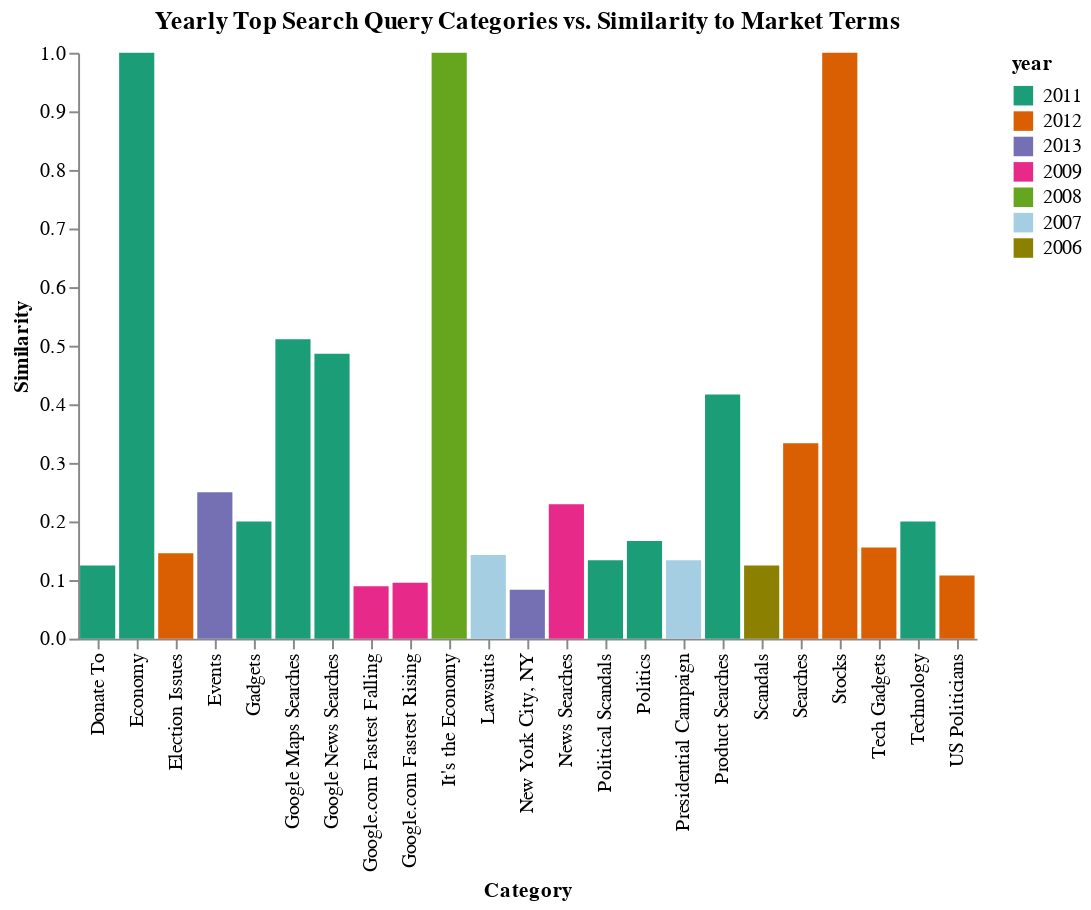

Write notebook code for a chart like this one.
### Code cell
import altair as alt
import pandas as pd

# Sample data (replace with your actual DataFrame)
# Make sure 'grouped_google' contains the necessary columns: 'category', 'similarity', 'year'

color_palette = ['#1b9e77', '#d95f02', '#7570b3', '#e7298a', '#66a61e', '#a6cee3', '#8B8000']
years_extracted = grouped_google['year'].unique().tolist()

# Altair chart with values on the bars
chart = alt.Chart(grouped_google).mark_bar().encode(
    alt.X('category:N', title='Category'),
    alt.Y('similarity:Q', title='Similarity'),
    alt.Color('year:N', scale=alt.Scale(domain=years_extracted, range=color_palette)),
    alt.Text('similarity:Q', format='.2f')
).properties(
    title="Annual Trends in Search Query Categories and Their Similarity to Market Terms"
).configure_view(
    stroke=None 
).configure_axis(
    grid=False 
).configure_mark(
    opacity=1  
)

chart

### Figure 1 — Vega specification as saved in the notebook (floating-point values rounded to 4 significant figures)
{"$schema": "https://vega.github.io/schema/vega/v5.json", "data": [{"name": "source_0", "values": [{"category": "Donate To", "similarity_end": 0.125, "similarity_start": 0.0, "year": 2011}, {"category": "Economy", "similarity_end": 1.0, "similarity_start": 0.0, "year": 2011}, {"category": "Election Issues", "similarity_end": 0.1458, "similarity_start": 0.0, "year": 2012}, {"category": "Events", "similarity_end": 0.25, "similarity_start": 0.0, "year": 2013}, {"category": "Gadgets", "similarity_end": 0.2, "similarity_start": 0.0, "year": 2011}, {"category": "Google Maps Searches", "similarity_end": 0.5111, "similarity_start": 0.0, "year": 2011}, {"category": "Google News Searches", "similarity_end": 0.4861, "similarity_start": 0.0, "year": 2011}, {"category": "Google.com Fastest Falling", "similarity_end": 0.08929, "similarity_start": 0.0, "year": 2009}, {"category": "Google.com Fastest Rising", "similarity_end": 0.09524, "similarity_start": 0.0, "year": 2009}, {"category": "It's the Economy", "similarity_end": 1.0, "similarity_start": 0.0, "year": 2008}, {"category": "Lawsuits", "similarity_end": 0.1429, "similarity_start": 0.0, "year": 2007}, {"category": "New York City, NY", "similarity_end": 0.08344, "similarity_start": 0.0, "year": 2013}, {"category": "News Searches", "similarity_end": 0.2292, "similarity_start": 0.0, "year": 2009}, {"category": "Political Scandals", "similarity_end": 0.1339, "similarity_start": 0.0, "year": 2011}, {"category": "Politics", "similarity_end": 0.1667, "similarity_start": 0.0, "year": 2011}, {"category": "Presidential Campaign", "similarity_end": 0.1339, "similarity_start": 0.0, "year": 2007}, {"category": "Product Searches", "similarity_end": 0.4167, "similarity_start": 0.0, "year": 2011}, {"category": "Scandals", "similarity_end": 0.125, "similarity_start": 0.0, "year": 2006}, {"category": "Searches", "similarity_end": 0.3333, "similarity_start": 0.0, "year": 2012}, {"category": "Stocks", "similarity_end": 1.0, "similarity_start": 0.0, "year": 2012}, {"category": "Tech Gadgets", "similarity_end": 0.1556, "similarity_start": 0.0, "year": 2012}, {"category": "Technology", "similarity_end": 0.2, "similarity_start": 0.0, "year": 2011}, {"category": "US Politicians", "similarity_end": 0.108, "similarity_start": 0.0, "year": 2012}]}, {"name": "source_0_x_domain_category", "values": [{"category": "Donate To"}, {"category": "Economy"}, {"category": "Election Issues"}, {"category": "Events"}, {"category": "Gadgets"}, {"category": "Google Maps Searches"}, {"category": "Google News Searches"}, {"category": "Google.com Fastest Falling"}, {"category": "Google.com Fastest Rising"}, {"category": "It's the Economy"}, {"category": "Lawsuits"}, {"category": "New York City, NY"}, {"category": "News Searches"}, {"category": "Political Scandals"}, {"category": "Politics"}, {"category": "Presidential Campaign"}, {"category": "Product Searches"}, {"category": "Scandals"}, {"category": "Searches"}, {"category": "Stocks"}, {"category": "Tech Gadgets"}, {"category": "Technology"}, {"category": "US Politicians"}]}], "signals": [{"name": "x_step", "value": 20}, {"name": "width", "update": "bandspace(domain('x').length, 0.1, 0.05) * x_step"}], "marks": [{"type": "rect", "name": "marks", "from": {"data": "source_0"}, "encode": {"update": {"y2": {"field": "similarity_start", "scale": "y"}, "x": {"field": "category", "scale": "x"}, "fill": {"field": "year", "scale": "color"}, "width": {"signal": "max(0.25, bandwidth('x'))"}, "y": {"field": "similarity_end", "scale": "y"}}}, "style": ["bar"]}], "scales": [{"name": "x", "type": "band", "domain": {"data": "source_0_x_domain_category", "field": "category", "sort": true}, "range": {"step": {"signal": "x_step"}}, "paddingOuter": 0.05, "paddingInner": 0.1}, {"name": "y", "type": "linear", "domain": {"data": "source_0", "fields": ["similarity_start", "similarity_end"]}, "range": [{"signal": "height"}, 0], "nice": true, "zero": true}, {"name": "color", "type": "ordinal", "domain": [2011, 2012, 2013, 2009, 2008, 2007, 2006], "range": ["#1b9e77", "#d95f02", "#7570b3", "#e7298a", "#66a61e", "#a6cee3", "#8B8000"]}], "axes": [{"scale": "x", "grid": false, "title": "Category", "labelAngle": 270, "labelBaseline": "middle", "zindex": 0, "labelAlign": "right", "orient": "bottom"}, {"scale": "y", "labelOverlap": true, "orient": "left", "title": "Similarity", "zindex": 0, "grid": false, "tickCount": {"signal": "ceil(height/40)"}}], "title": {"text": "Yearly Top Search Query Categories vs. Similarity to Market Terms", "frame": "group"}, "background": "white", "padding": 5, "config": {"mark": {"opacity": 1}, "axis": {"grid": false}, "style": {"cell": {"stroke": null}}}, "style": "cell", "height": 300, "legends": [{"fill": "color", "symbolType": "square", "title": "year"}]}
